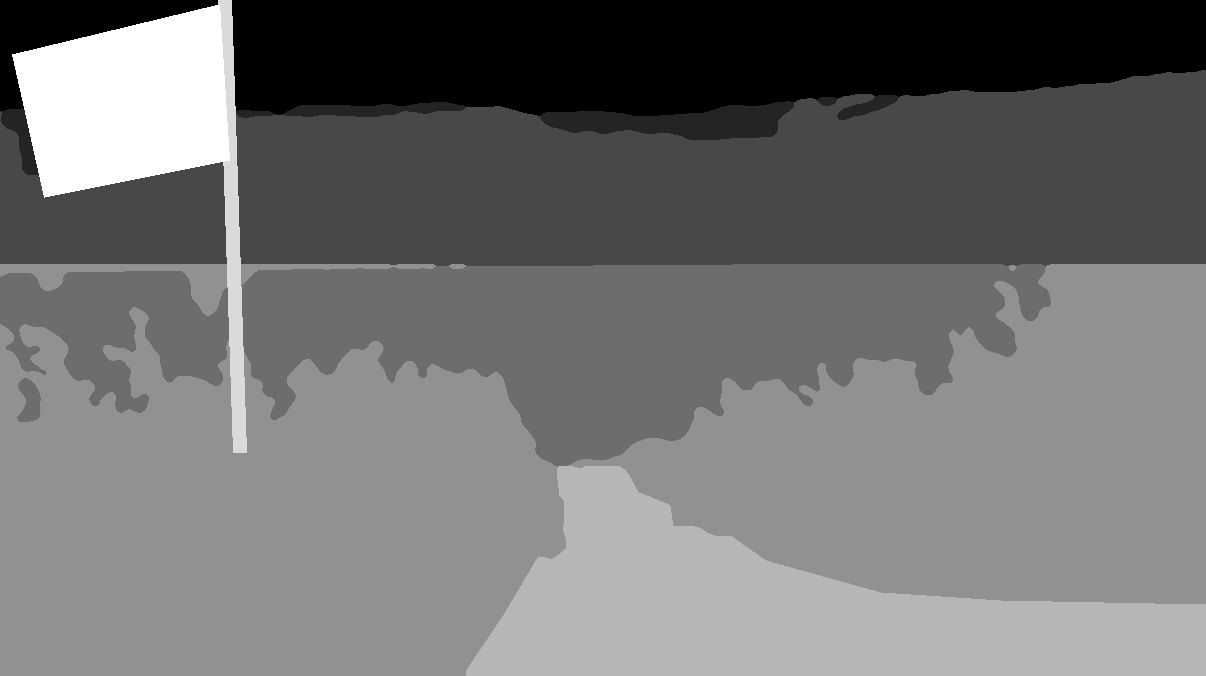
#> input picture images/tomes/essais-ia/tome-2/cadre-gravure/labels-sans.png, 1206 x 676 px
$ python sans_enfants.py labels-sans.png labels-sans.png out.png out.png
#> lines starting #> are read from the running program, lines starting #| are printed output that depends on the picture; after the words box and inside, x2 and y2 are one past the last pixel; in counts of white or black regions, pixels touching at a corner belong together
### images/tomes/essais-ia/tome-2/cadre-gravure/encres.py
"""Les six encres et ce qui sert à les poser : le drapeau dessiné, les enfants en aplats, les zones de la photo.
Module importé par guide.py et gravure.py."""
import numpy as np
from PIL import Image, ImageDraw, ImageFilter
from scipy import ndimage as ndi

CREME = (238, 224, 203)
OCRE = (205, 142, 70)
ORANGE = (240, 122, 30)
BRIQUE = (128, 52, 38)
SANG = (96, 28, 22)
NOIR = (45, 12, 10)
ENCRES = np.array([CREME, OCRE, ORANGE, BRIQUE, SANG, NOIR], float)
C, O, OR, B, S, N = range(6)

PHOTO = (1206, 676)


def lum(rgb):
    rgb = np.asarray(rgb, float)
    return rgb[..., 0] * 0.299 + rgb[..., 1] * 0.587 + rgb[..., 2] * 0.114


# ---------------------------------------------------------------------------------------------- le drapeau
# [93 lines left out: functions _bezier, _trait, fleur_de_lys, drapeau_plat, _homographie, poser_drapeau, not called in this run]


# ---------------------------------------------------------------------------------------------- les zones
def zones(labels_png, taille):
    lab = Image.open(labels_png)
    return np.asarray(lab.resize(taille, Image.NEAREST)).astype(int)


def carte_vers_rgb(carte):
    return ENCRES[carte].astype(np.uint8)


# [27 lines left out: function nettoyer, not called in this run]


# ---------------------------------------------------------------------------------------------- les enfants
# chaque enfant est une liste de pièces (encre, polygone en coordonnées de la photo 1206 × 676), posées dans l'ordre ;
# aucun trait de visage, aucun cheveu : une casquette en aplat, la peau en aplat
def _arc(cx, cy, rx, ry, a0, a1, n=24):
    """Les points d'un arc d'ellipse (angles en degrés, 180 à gauche, 270 en haut)."""
    t = np.radians(np.linspace(a0, a1, n))
    return [(cx + rx * np.cos(a), cy + ry * np.sin(a)) for a in t]


ENFANT_FOND = [   # l'enfant du fond, bras ouverts, qui monte vers nous
    (O, [(542, 489), (530, 497), (519, 506), (517, 511), (522, 512), (533, 505), (545, 499)]),      # bras gauche
    (O, [(578, 489), (586, 495), (592, 500), (591, 505), (585, 503), (576, 498)]),                  # bras droit
    (O, [(552, 536), (565, 536), (564, 556), (553, 556)]),                                          # jambe gauche
    (O, [(568, 536), (580, 536), (579, 555), (569, 556)]),                                          # jambe droite
    (N, [(551, 553), (565, 553), (566, 560), (549, 561)]),                                          # soulier gauche
    (N, [(568, 552), (580, 551), (582, 558), (568, 560)]),                                          # soulier droit
    (C, [(541, 484), (551, 478), (566, 478), (578, 484), (581, 495), (577, 500), (578, 512),
         (546, 512), (546, 500), (539, 495)]),                                                     # chandail
    (B, [(548, 486), (552, 486), (553, 494), (571, 494), (573, 486), (577, 487), (577, 522),
         (581, 540), (566, 541), (564, 534), (561, 541), (546, 540), (548, 522)]),                  # salopette
    (O, [(549, 466), (566, 466), (567, 476), (563, 482), (557, 485), (551, 482), (548, 475)]),      # visage, sans traits
    (B, _arc(558, 467, 10.5, 13.5, 180, 360)),                                                      # casquette
    (B, [(541, 471), (546, 466), (568, 466), (566, 470), (552, 471)]),                              # sa palette
]
ENFANT_DEVANT = [   # l'enfant du devant, tête penchée, une main sur la bretelle
    (O, [(652, 636), (670, 636), (669, 676), (651, 676)]),                                          # jambe gauche
    (O, [(676, 636), (694, 636), (693, 662), (677, 662)]),                                          # jambe droite
    (OR, [(673, 657), (695, 656), (700, 664), (701, 672), (671, 674), (670, 664)]),                 # soulier
    (O, [(625, 546), (639, 548), (638, 572), (638, 590), (633, 600), (624, 598), (621, 586),
         (624, 566)]),                                                                              # bras gauche
    (C, [(633, 516), (648, 504), (698, 503), (712, 508), (719, 522), (718, 540), (705, 546),
         (700, 562), (646, 562), (641, 552), (622, 552), (623, 534)]),                              # chandail
    (S, [(647, 503), (654, 502), (661, 526), (688, 526), (695, 504), (701, 505), (700, 540),
         (706, 580), (709, 636), (688, 641), (676, 630), (665, 641), (643, 637), (642, 592),
         (645, 560), (647, 530)]),                                                                  # salopette
    (O, [(706, 536), (712, 541), (704, 549), (692, 540), (680, 532), (673, 524), (678, 513),
         (689, 515), (696, 527)]),                                                                  # bras droit, la main
    (O, [(658, 494), (692, 496), (690, 507), (676, 512), (662, 508)]),                              # menton et cou
    (N, _arc(676, 480, 25, 23, 175, 365) + [(700, 490), (694, 499), (662, 498), (652, 490)]),       # casquette
    (N, [(655, 484), (643, 485), (632, 489), (630, 493), (640, 496), (656, 497), (667, 499)]),      # sa palette
]


# les entailles taillées dans les enfants : (encre, points, largeur en pixels de la photo)
TRAITS = [
    (C, [(650, 486), (657, 492), (665, 498)], 1.3),      # la couture entre la palette et la calotte, enfant du devant
]


def dessiner_enfants(img, echelle, contour=2.2):
    """Pose les deux enfants sur img (échelle = largeur de img / 1206). Rend le masque des deux silhouettes.
    Le contour est taillé comme sur une gravure : brun noir sur un fond clair, crème sur un fond sombre (la tête de
    l'enfant du fond se découpe sur l'eau)."""
    w, h = img.size
    d = ImageDraw.Draw(img)
    masque = Image.new('L', (w, h), 0)
    dm = ImageDraw.Draw(masque)
    for enfant in (ENFANT_FOND, ENFANT_DEVANT):
        sil = Image.new('L', (w, h), 0)
        ds = ImageDraw.Draw(sil)
        for _, pts in enfant:
            ds.polygon([(x * echelle, y * echelle) for x, y in pts], fill=255)
        r = max(1, int(round(contour * echelle)))
        gros = sil.filter(ImageFilter.MaxFilter(2 * r + 1))
        fond = lum(np.asarray(img)).astype(float)
        fond = ndi.uniform_filter(fond, max(3, int(6 * echelle)))
        anneau = (np.asarray(gros) > 127) & ~(np.asarray(sil) > 127)
        a = np.asarray(img).copy()
        a[anneau & (fond >= 95)] = NOIR
        a[anneau & (fond < 95)] = CREME
        a[np.asarray(sil) > 127] = NOIR
        img.paste(Image.fromarray(a))
        dm.bitmap((0, 0), gros, fill=255)
        for encre, pts in enfant:
            d.polygon([(x * echelle, y * echelle) for x, y in pts], fill=tuple(ENCRES[encre].astype(int)))
    for encre, pts, larg in TRAITS:
        d.line([(x * echelle, y * echelle) for x, y in pts], fill=tuple(ENCRES[encre].astype(int)),
               width=max(1, int(round(larg * echelle))), joint='curve')
    return np.asarray(masque) > 127

### images/tomes/essais-ia/tome-2/cadre-gravure/sans_enfants.py
"""Effacer les deux enfants de la photo et des zones, pour que le générateur peigne un sentier vide : les enfants sont
dessinés ensuite en aplats (encres.dessiner_enfants), par-dessus la gravure.
    python3 sans_enfants.py <photo> <labels.png> <photo-sans.png> <labels-sans.png>"""
import sys
import numpy as np
from PIL import Image
from scipy import ndimage as ndi
from skimage.restoration import inpaint_biharmonic
import regions
from encres import dessiner_enfants, PHOTO

photo = np.asarray(Image.open(sys.argv[1]).convert('RGB')).astype(float) / 255
lab = np.asarray(Image.open(sys.argv[2])).astype(int)
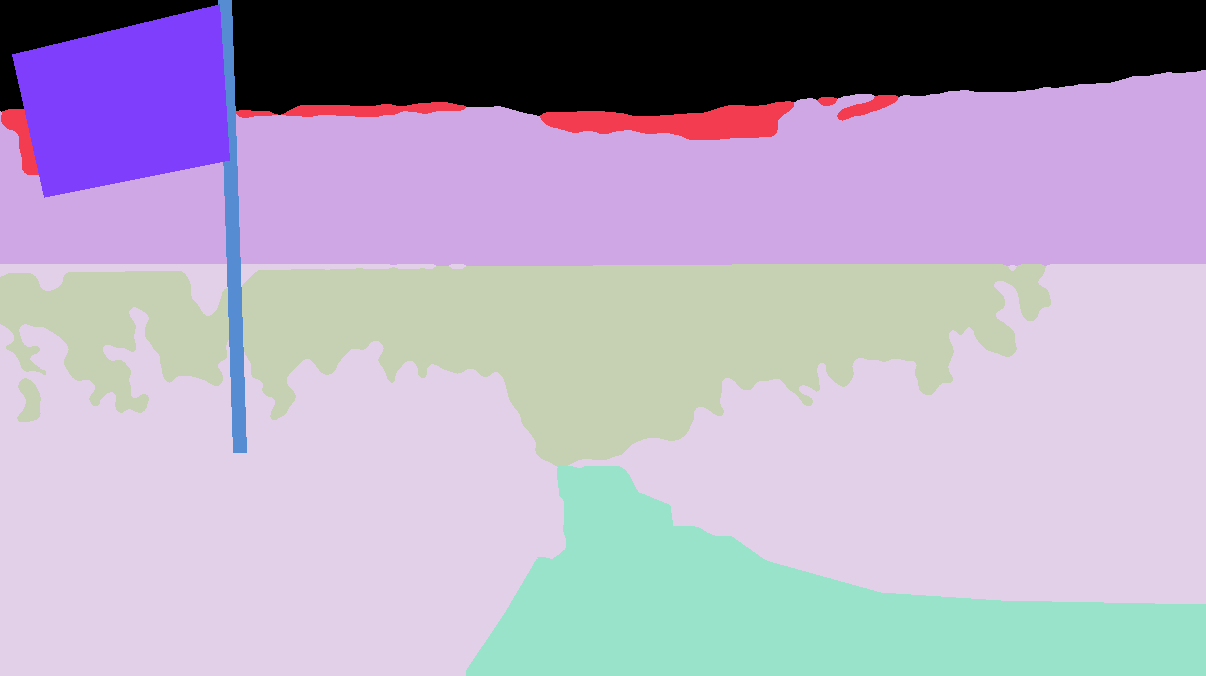
#> lab: shape (676, 1206) int64; 8 distinct labels, from 0 to 7; one colour per label, 0 black
# le masque : les silhouettes dessinées et les polygones des zones, grossis de quelques pixels
tmp = Image.new('RGB', PHOTO)
#> tmp: PIL image 1206x676 RGB; every value is 0
m = dessiner_enfants(tmp, 1.0)
#> in dessiner_enfants, `masque = Image.new('L', (w, h), 0)`: masque: PIL image 1206x676 L; every value is 0
#> the loop in dessiner_enfants, `for enfant in (ENFANT_FOND, ENFANT_DEVANT):` made 2 passes
#> pass 1, in dessiner_enfants, `gros = sil.filter(ImageFilter.MaxFilter(2 * r + 1))`:
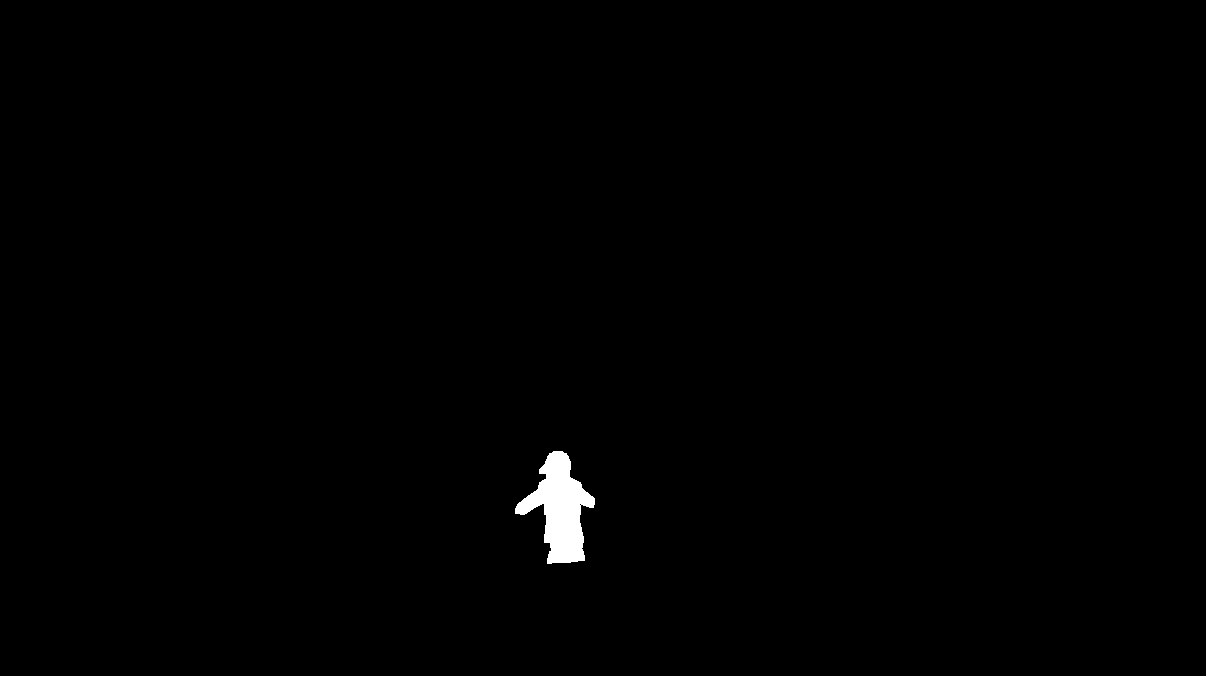
#> gros: PIL image 1206x676 L; 0.54% white; 1 white region, box (x1, y1, x2, y2) and area: (515, 451, 595, 564) 4415
#> after the loop in dessiner_enfants, `for enfant in (ENFANT_FOND, ENFANT_DEVANT):`: sil: PIL image 1206x676 L; 1.7% white; 1 white region, box (x1, y1, x2, y2) and area: (621, 457, 720, 676) 14116
#> in dessiner_enfants, `return np.asarray(masque) > 127`: returned value: shape (676, 1206) bool; 2.5% white; 2 white regions, box (x1, y1, x2, y2) and area: (619, 455, 722, 676) 15928, (515, 451, 595, 564) 4415
m |= np.isin(lab, [regions.Z['enfant1'], regions.Z['enfant2']])
m = ndi.binary_dilation(m, iterations=10)
#> m: shape (676, 1206) bool; 3.6% white; 2 white regions, box (x1, y1, x2, y2) and area: (609, 445, 732, 676) 21322, (505, 441, 605, 574) 7885
ys, xs = np.nonzero(m)
y0, y1, x0, x1 = max(ys.min() - 20, 0), min(ys.max() + 20, lab.shape[0]), max(xs.min() - 20, 0), min(xs.max() + 20, lab.shape[1])
#> y0 = 421; y1 = 676; x0 = 485; x1 = 751
crop = photo[y0:y1, x0:x1]
mc = m[y0:y1, x0:x1]
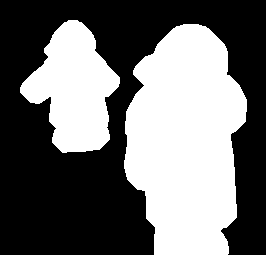
#> mc: shape (255, 266) bool; 43.1% white; 2 white regions, box (x1, y1, x2, y2) and area: (124, 24, 247, 255) 21322, (20, 20, 120, 153) 7885
photo[y0:y1, x0:x1] = inpaint_biharmonic(crop, mc, channel_axis=-1)
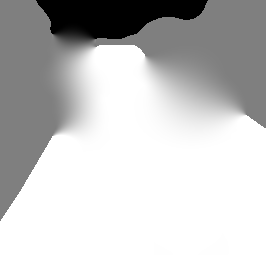
#> crop: shape (255, 266, 3) float64; min 0.0118, max 0.0196, mean 0.0177; drawn with min black and max white
# les zones : chaque pixel effacé prend la zone du pixel non effacé le plus proche
_, (iy, ix) = ndi.distance_transform_edt(m, return_indices=True)
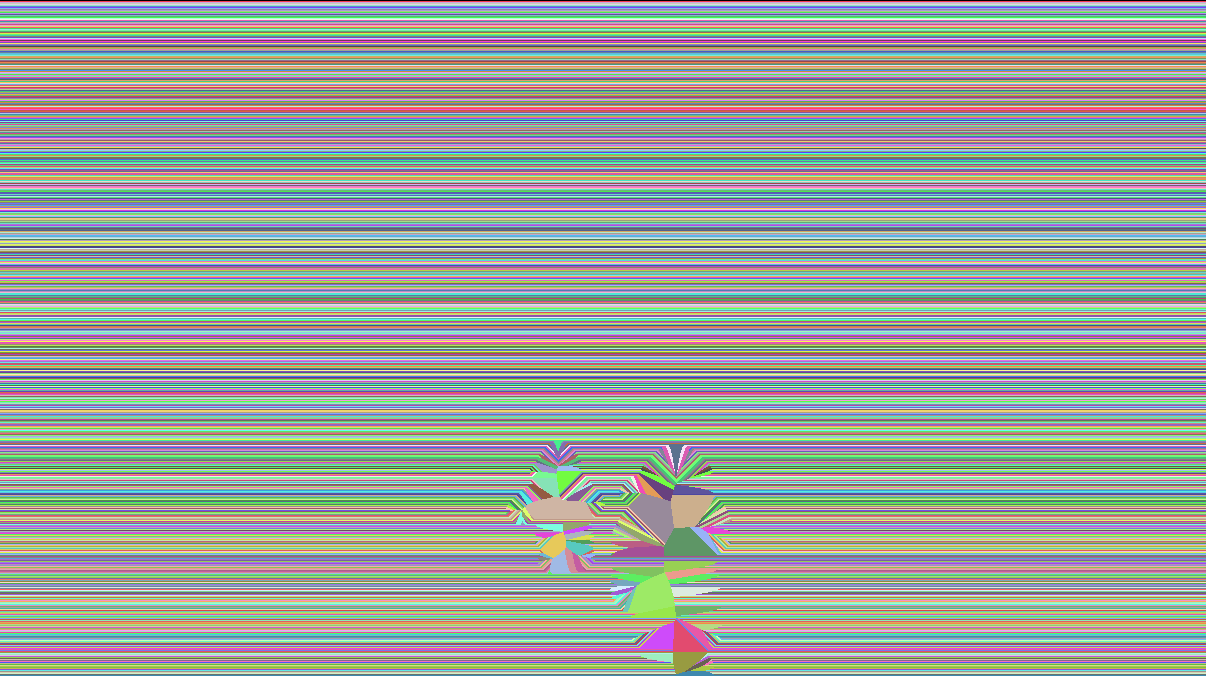
#> iy: shape (676, 1206) int32; 676 distinct labels, from 0 to 675; one colour per label, 0 black
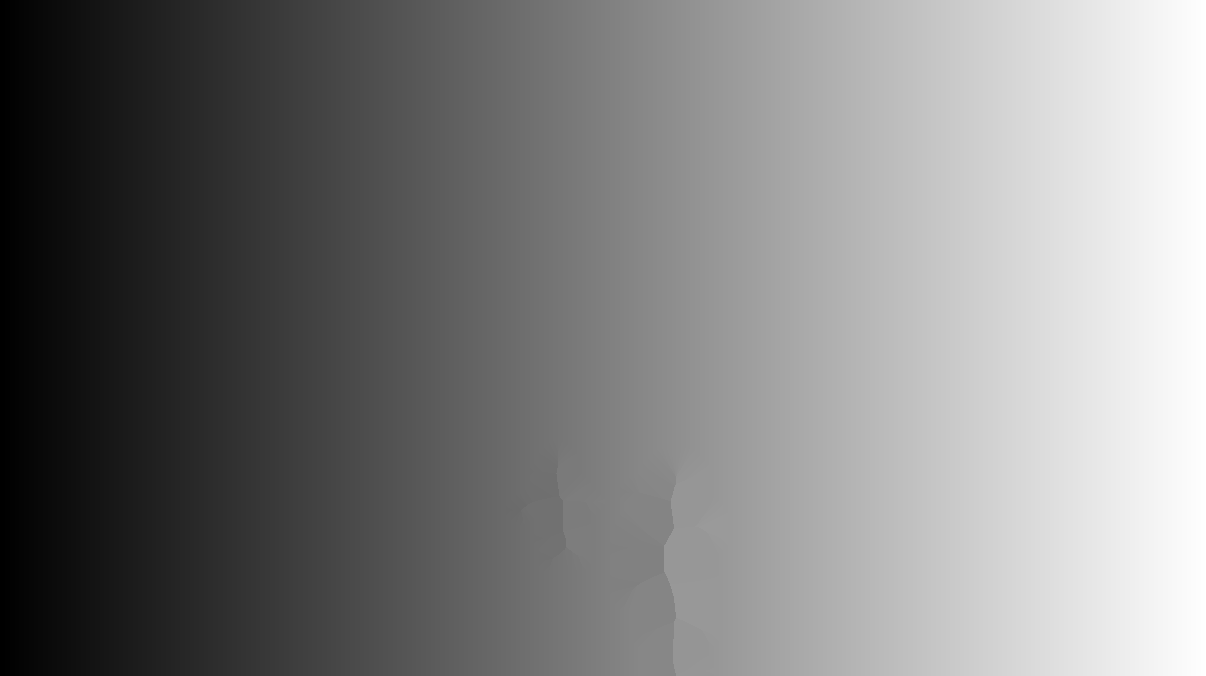
#> ix: shape (676, 1206) int32; min 0, max 1205, mean 602.5; drawn with min black and max white
lab2 = lab[iy, ix]
#> lab2: shape (676, 1206) int64; 8 distinct labels, from 0 to 7
Image.fromarray((np.clip(photo, 0, 1) * 255).astype(np.uint8)).save(sys.argv[3])
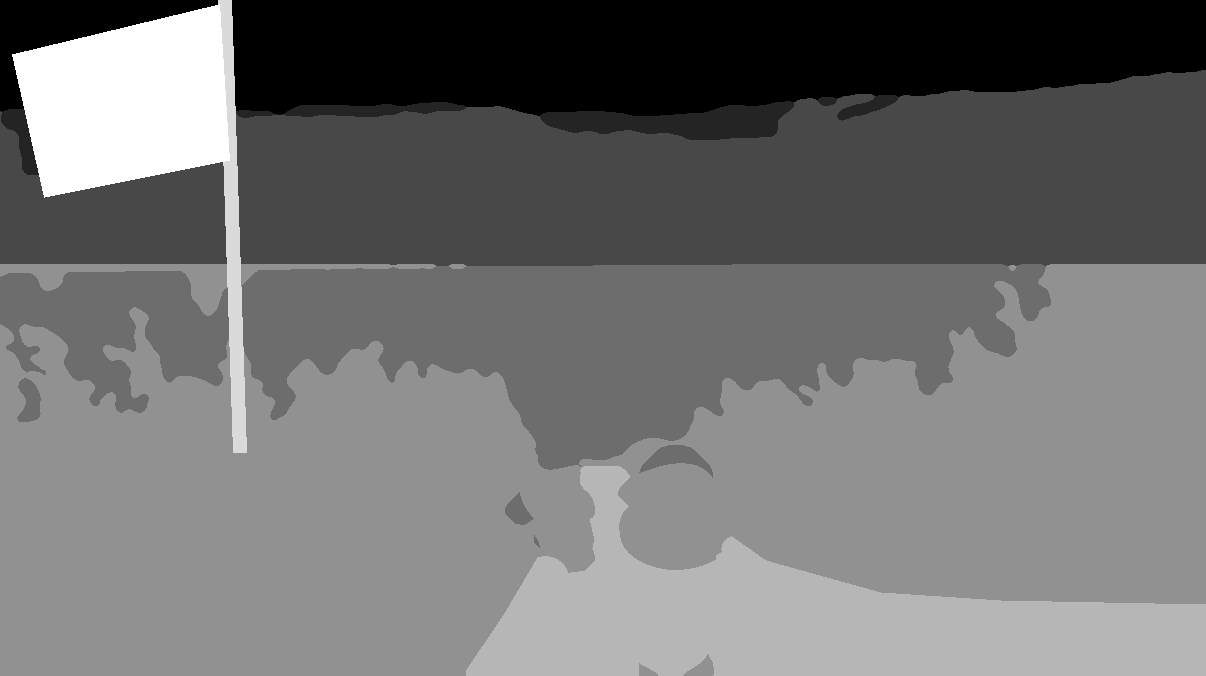
#> saved as out.png: PIL image 1206x676 RGB; min 0, max 7, mean 3.1; drawn with min black and max white
Image.fromarray((m * 255).astype(np.uint8)).save(sys.argv[4].replace('.png', '-masque.png'))
Image.fromarray(lab2.astype(np.uint8)).save(sys.argv[4])
print('effacé', m.sum(), 'pixels')
#| effacé 29207 pixels
